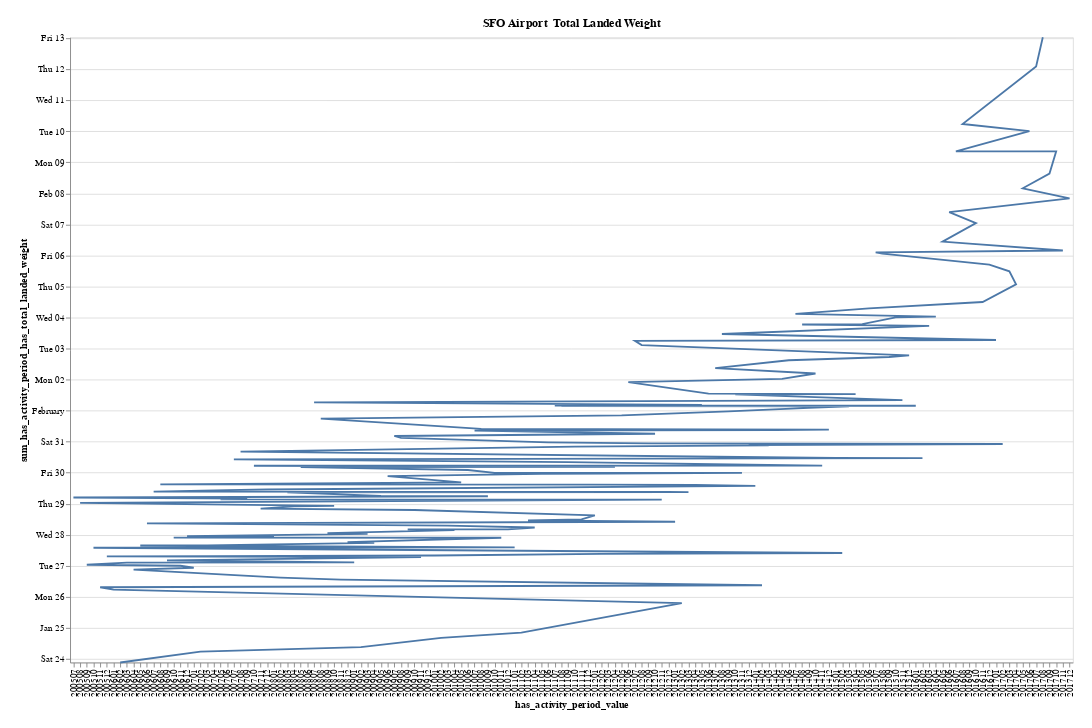

Vega-Lite specification stored for this chart:
### Vega-Lite specification from a JSON file in a GitHub repository (floating-point values rounded to 4 significant figures; data arrays with more than 128 entries replaced by an {"elided": "..."} marker saying what was removed)
{"$schema": "https://vega.github.io/schema/vega-lite/v2.json", "title": "SFO Airport  Total Landed Weight", "width": 1200, "height": 800, "autosize": {"type": "fit", "contains": "padding"}, "mark": {"type": "line"}, "encoding": {"x": {"field": "has_activity_period_value", "type": "ordinal", "scale": {"type": "linear", "zero": true}}, "y": {"field": "sum_has_activity_period_has_total_landed_weight", "type": "temporal", "scale": {"type": "linear", "zero": true}}}, "config": {"background": "#ffffff", "padding": 20, "countTitle": "Number of Records"}, "data": {"values": {"elided": "150 records"}}}
